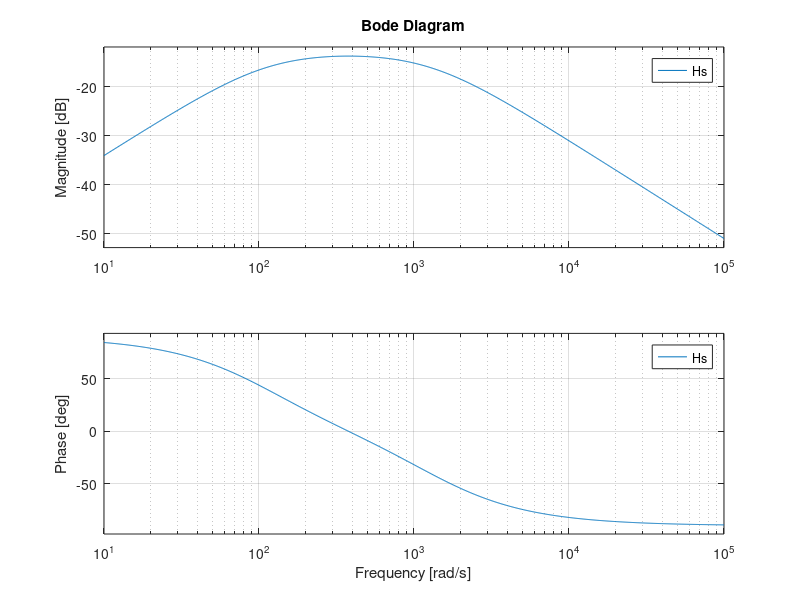
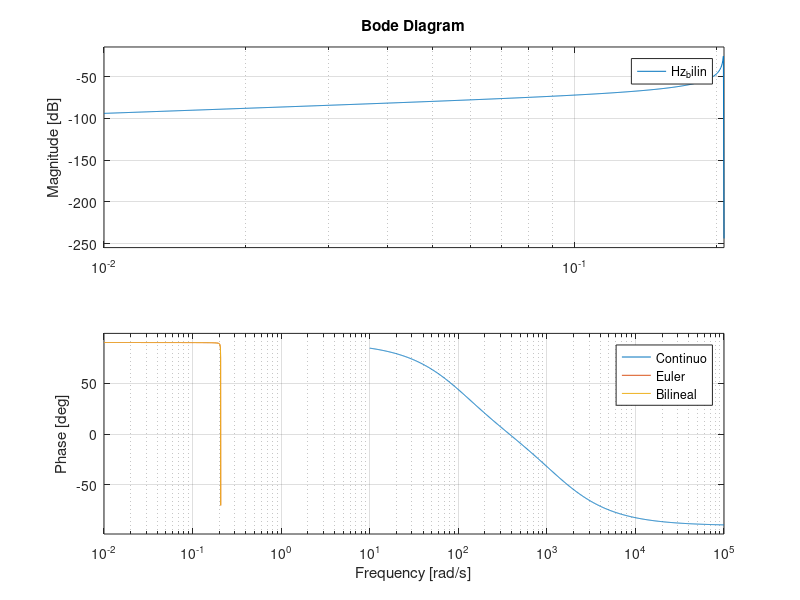

Recreate these plots in MATLAB, in order.
pkg load signal;
which c2d;
num=[12500 0];
den=[44 60625 625e4];
Hs=tf(num,den);
% Bode del sistema continuo
figure
bode(Hs)
grid on

%ahora buscamos fc
[w,mag]=bode(Hs);
w=squeeze(w);
mag=squeeze(mag);
% máximo
mag_max = max(mag);
% nivel -3 dB
nivel = mag_max/sqrt(2);%busco donde vale la frecuencia de corte
% índice más cercano
[~,idx] = min(abs(mag-nivel));
wc = w(idx);
fc = wc/(2*pi);
disp(fc);

%ahora que sabemos cuanto vale fc, podemos hallar fs
fs=4*fc;
T=1/fs;
%ahora hacemos Euler:
Hz_euler=c2d(Hs,T,'backward');
%y Bilineal
Hz_bilin=c2d(Hs,T,'tustin');
%c2d hace continuo a discreto, es decir que realiza automaticamente el pasaje de H(s) a H(z) usando el metodo que yo elija 
disp('Euler');
tfdata(Hz_euler);

disp('Bilineal');
tfdata(Hz_bilin);
%comparacion frecuencial
figure;
bode(Hs);
hold on;
bode(Hz_euler);
bode(Hz_bilin);
grid on;
legend('Continuo','Euler','Bilineal');

disp(fc);
disp(fs);
disp(T);
